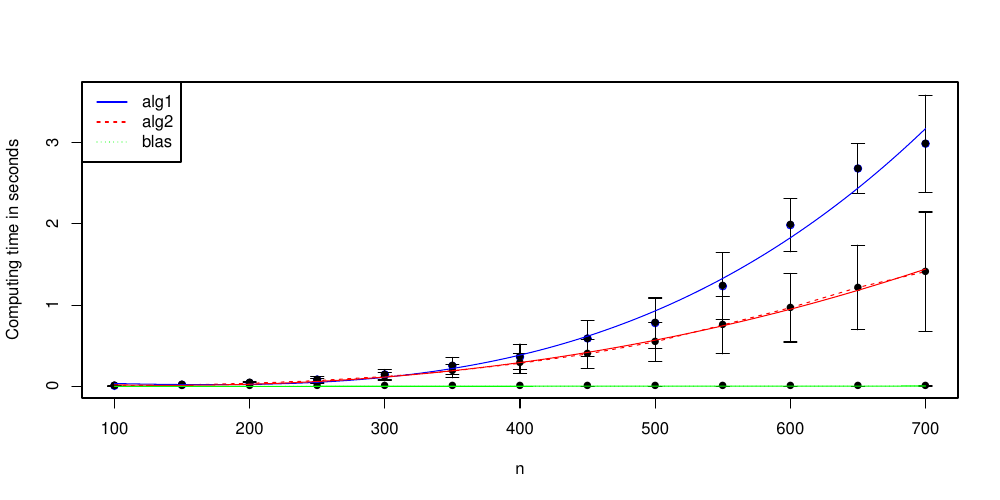

Write R code to recreate this figure.
results = read.csv("result.txt")
avg_results = aggregate( time ~ n:alg, data=results, FUN=mean)
avg_results$sd = aggregate( time ~ n:alg, data=results, FUN=sd)$time

y_range = range(0, results$time)


pdf(file="res.pdf", height=5, width=10, bg="white")

plot(avg_results[avg_results$alg=="alg1",]$n, avg_results[avg_results$alg=="alg1",]$time, lty = 1, ylim = y_range, xlab = "n", ylab = "Computing time in seconds", col="blue")
lines(avg_results[avg_results$alg=="alg2",]$n, avg_results[avg_results$alg=="alg2",]$time, lty = 2, col = "red")
lines(avg_results[avg_results$alg=="blas",]$n, avg_results[avg_results$alg=="blas",]$time, lty = 3, col = "green")
legend("topleft", c("alg1","alg2", "blas"),col=c("blue","red", "green"),lty=1:3)


errbar(avg_results[avg_results$alg=="alg1",]$n,
	avg_results[avg_results$alg=="alg1",]$time,
	avg_results[avg_results$alg=="alg1",]$time-avg_results[avg_results$alg=="alg1",]$sd,
	avg_results[avg_results$alg=="alg1",]$time+avg_results[avg_results$alg=="alg1",]$sd,
	xlab="n", ylab="Computing time in seconds", add=TRUE)


errbar(avg_results[avg_results$alg=="alg2",]$n,
	avg_results[avg_results$alg=="alg2",]$time,
	avg_results[avg_results$alg=="alg2",]$time-avg_results[avg_results$alg=="alg2",]$sd,
	avg_results[avg_results$alg=="alg2",]$time+avg_results[avg_results$alg=="alg2",]$sd,
	xlab="n", ylab="Computing time in seconds", add=TRUE)

errbar(avg_results[avg_results$alg=="blas",]$n,
	avg_results[avg_results$alg=="blas",]$time,
	avg_results[avg_results$alg=="blas",]$time-avg_results[avg_results$alg=="blas",]$sd,
	avg_results[avg_results$alg=="blas",]$time+avg_results[avg_results$alg=="blas",]$sd,
	xlab="n", ylab="Computing time in seconds", add=TRUE)

x1 = avg_results[avg_results$alg=="alg1",]$n
y1 = avg_results[avg_results$alg=="alg1",]$time
fit1 <- lm(y1 ~ poly(x1, 3, raw=TRUE))
xx1 <- seq(100,700, length.out=250)
lines(xx1, predict(fit1, data.frame(x1=xx1)), col='blue')

x2 = avg_results[avg_results$alg=="alg2",]$n
y2 = avg_results[avg_results$alg=="alg2",]$time
fit2 <- lm(y2 ~ poly(x2, 3, raw=TRUE))
xx2 <- seq(100,700, length.out=250)
lines(xx2, predict(fit2, data.frame(x2=xx2)), col='red')

xb = avg_results[avg_results$alg=="blas",]$n
yb = avg_results[avg_results$alg=="blas",]$time
fitb <- lm(yb ~ poly(xb, 3, raw=TRUE))
xxb <- seq(100,700, length.out=250)
lines(xxb, predict(fitb, data.frame(xb=xxb)), col='green')

dev.off()
